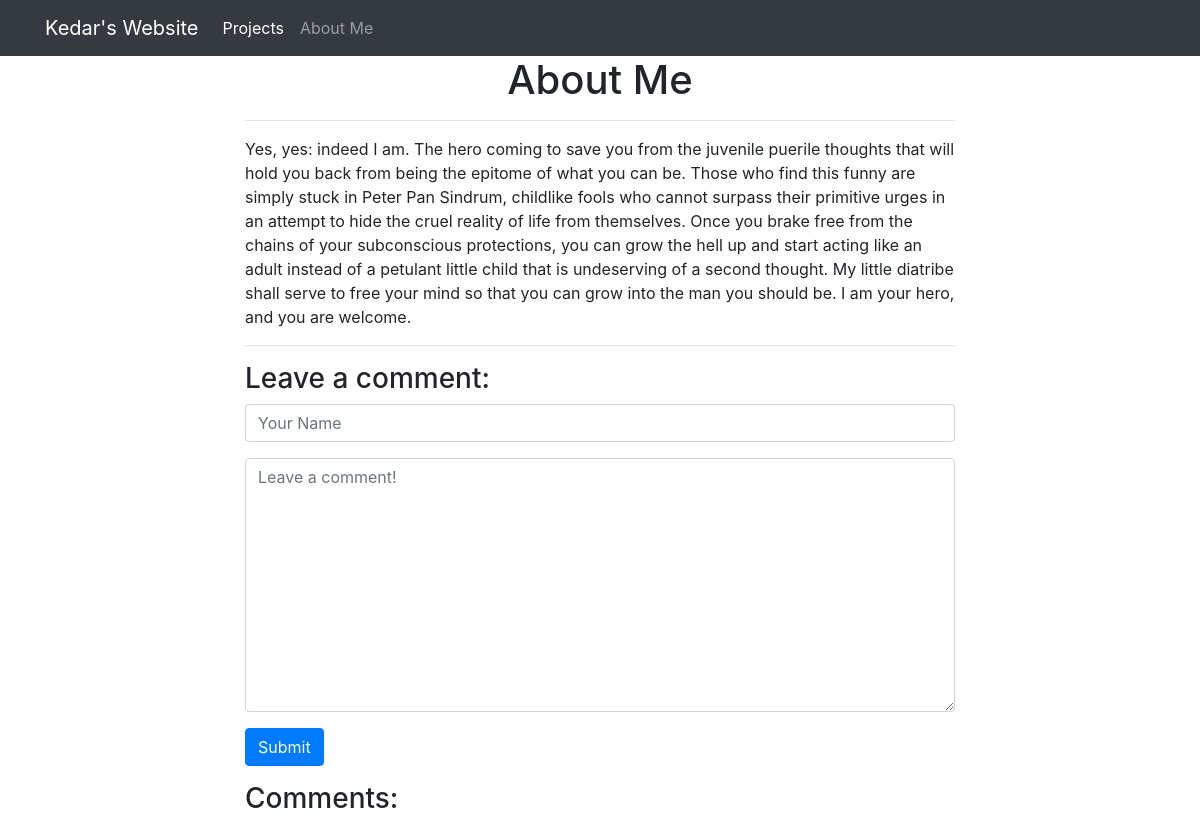
Page /about/ on the earlier database version.
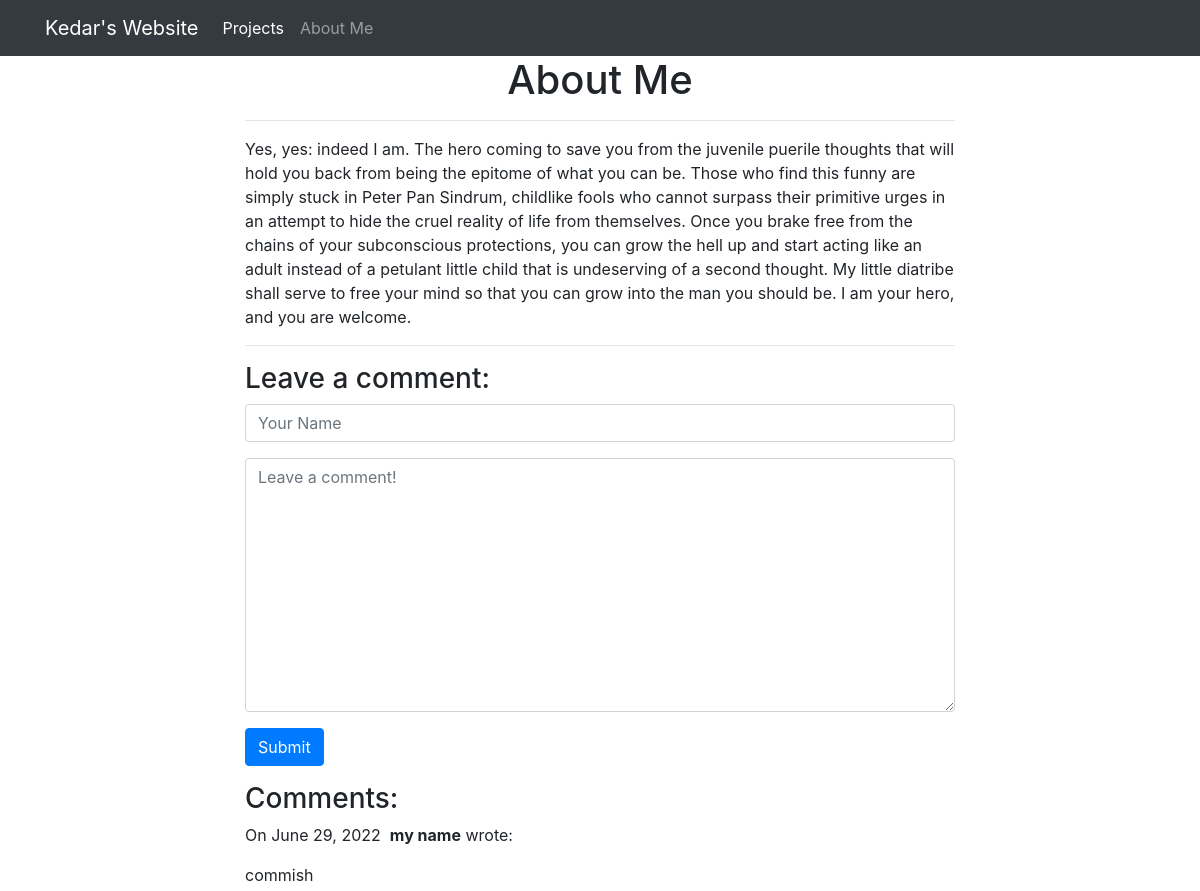
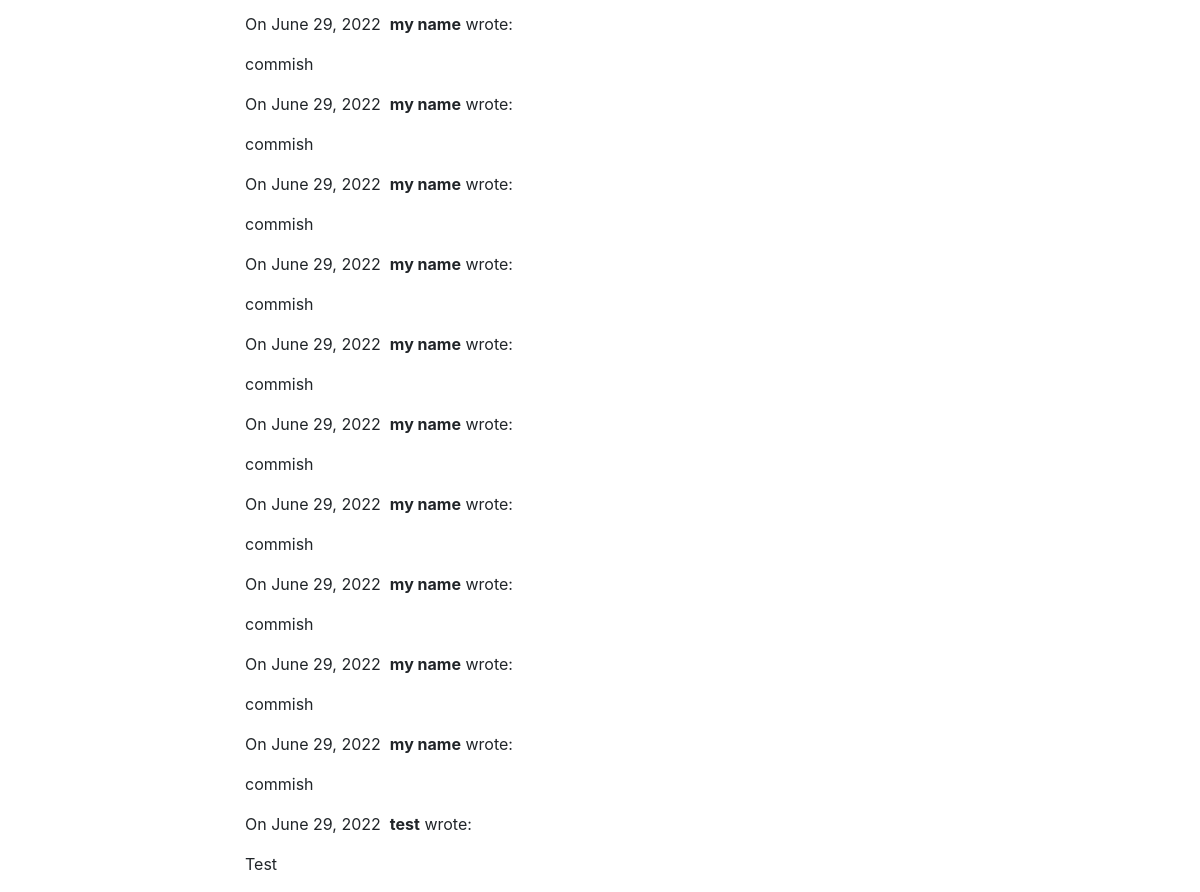
Same page on the later database version (2 pictures, top to bottom).
### about/models.py (models this page shows)
class Comment(models.Model):
    author = models.CharField(max_length=20)
    body = models.TextField()
    created_on = models.DateTimeField(auto_now_add=True)

### about/views.py (the view, shortened to what this page needs)
# urls.py: path("", views.aboutme, name="aboutme"),
def aboutme(request):
    comments = Comment.objects.all().order_by('-created_on')
    form = CommentForm()
    context = {
        "comments": comments,
        "form": form,
    }
    return render(request, 'aboutme.html', context)

### about/forms.py
class CommentForm(forms.Form):
    author = forms.CharField(
        max_length=60,
        widget=forms.TextInput(attrs={
            "class": "form-control",
            "placeholder": "Your Name"
        })
    )
    body = forms.CharField(widget=forms.Textarea(
        attrs={
            "class": "form-control",
            "placeholder": "Leave a comment!"
        })
    )

### about/templates/aboutme.html (shortened to what this page needs)
{% extends "base.html" %}
{% block page_content %}
<div class="col-md-8 offset-md-2">
<h1 align="center"> About Me </h1>
<hr>
<p> Yes, yes: indeed I am. The hero coming to save you from the juvenile puerile thoughts that will hold you back from being the epitome of what you can be. Those who find this funny are simply stuck in Peter Pan Sindrum, childlike fools who cannot surpass their primitive urges in an attempt to hide the cruel reality of life from themselves. Once you brake free from the chains of your subconscious protections, you can grow the hell up and start acting like an adult instead of a petulant little child that is undeserving of a second thought. My little diatribe shall serve to free your mind so that you can grow into the man you should be. I am your hero, and you are welcome.
</p>
<hr>
 <h3>Leave a comment:</h3>
    <form action="/about/{{ post.pk }}" method="post">
        <div class="form-group">
            {{ form.author }}
        </div>
        <div class="form-group">
            {{ form.body }}
        </div>
        <button type="submit" class="btn btn-primary">Submit</button>
    </form>
    <h3>Comments:</h3>
    {% for comment in comments %}
    <p>
        On {{comment.created_on.date }}&nbsp;
        <b>{{ comment.author }}</b> wrote:
    </p>
    <p>{{ comment.body }}</p>
    {% endfor %}
    </div>
{% endblock %}

### website/templates/base.html (shortened to what this page needs)
<link rel="stylesheet" href="https://stackpath.bootstrapcdn.com/bootstrap/4.1.3/css/bootstrap.min.css">
<nav class="navbar navbar-expand-lg navbar-dark bg-dark">
    <div class="container">
        <a class="navbar-brand" href="{% url 'project_index' %}">Kedar's Website</a>
        <div class="collapse navbar-collapse" id="navbarSupportedContent">
          <ul class="navbar-nav mr-auto">
            <li class="nav-item active">
              <a class="nav-link" href="{% url 'project_index' %}">Projects</a>
            </li>
            <li class="nav-item">
              <a class="nav-link" href="/about">About Me</a>
            </li>
          </ul>
        </div>
    </div>
</nav>
<div class="container">
    {% block page_content %}{% endblock %}
</div>

Differences in the rows shown:
added Comment: created_on "June 29, 2022", author "my name", body "commish"
added Comment: created_on "June 29, 2022", author "my name", body "commish"
added Comment: created_on "June 29, 2022", author "my name", body "commish"
added Comment: created_on "June 29, 2022", author "my name", body "commish"
added Comment: created_on "June 29, 2022", author "my name", body "commish"
added Comment: created_on "June 29, 2022", author "my name", body "commish"
added Comment: created_on "June 29, 2022", author "my name", body "commish"
added Comment: created_on "June 29, 2022", author "my name", body "commish"
added Comment: created_on "June 29, 2022", author "my name", body "commish"
added Comment: created_on "June 29, 2022", author "my name", body "commish"
added Comment: created_on "June 29, 2022", author "my name", body "commish"
added Comment: created_on "June 29, 2022", author "test", body "Test"
